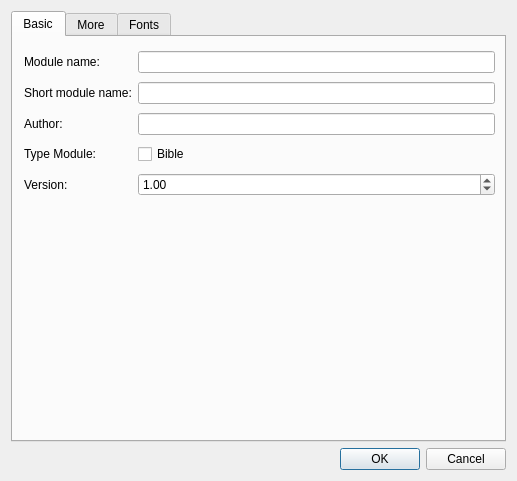
<?xml version="1.0" encoding="UTF-8"?>
<ui version="4.0">
 <class>ProjectProperty</class>
 <widget class="QDialog" name="ProjectProperty">
  <property name="windowModality">
   <enum>Qt::WindowModal</enum>
  </property>
  <property name="geometry">
   <rect>
    <x>0</x>
    <y>0</y>
    <width>517</width>
    <height>481</height>
   </rect>
  </property>
  <property name="windowTitle">
   <string>Project property</string>
  </property>
  <layout class="QGridLayout" name="gridLayout_2">
   <item row="1" column="0">
    <widget class="QDialogButtonBox" name="buttonBox">
     <property name="orientation">
      <enum>Qt::Horizontal</enum>
     </property>
     <property name="standardButtons">
      <set>QDialogButtonBox::Cancel|QDialogButtonBox::Ok</set>
     </property>
    </widget>
   </item>
   <item row="0" column="0">
    <widget class="QTabWidget" name="tabWidget">
     <property name="currentIndex">
      <number>0</number>
     </property>
     <widget class="QWidget" name="tabBasic">
      <attribute name="title">
       <string>Basic</string>
      </attribute>
      <widget class="QWidget" name="layoutWidget">
       <property name="geometry">
        <rect>
         <x>11</x>
         <y>11</y>
         <width>471</width>
         <height>151</height>
        </rect>
       </property>
       <layout class="QGridLayout" name="gridLayout_3">
        <item row="0" column="0">
         <widget class="QLabel" name="label_7">
          <property name="text">
           <string>Module name:</string>
          </property>
         </widget>
        </item>
        <item row="0" column="1">
         <widget class="QLineEdit" name="lineEditBibleName"/>
        </item>
        <item row="1" column="0">
         <widget class="QLabel" name="label_2">
          <property name="text">
           <string>Short module name:</string>
          </property>
         </widget>
        </item>
        <item row="1" column="1">
         <widget class="QLineEdit" name="lineEditBibleShortName">
          <property name="maxLength">
           <number>3</number>
          </property>
         </widget>
        </item>
        <item row="2" column="0">
         <widget class="QLabel" name="label_5">
          <property name="text">
           <string>Author:</string>
          </property>
         </widget>
        </item>
        <item row="2" column="1">
         <widget class="QLineEdit" name="lineEditCopyright"/>
        </item>
        <item row="3" column="0">
         <widget class="QLabel" name="label_6">
          <property name="text">
           <string>Type Module:</string>
          </property>
         </widget>
        </item>
        <item row="4" column="0">
         <widget class="QLabel" name="label_8">
          <property name="text">
           <string>Version:</string>
          </property>
         </widget>
        </item>
        <item row="4" column="1">
         <widget class="QDoubleSpinBox" name="doubleSpinBoxVersion">
          <property name="maximum">
           <double>150.000000000000000</double>
          </property>
          <property name="value">
           <double>1.000000000000000</double>
          </property>
         </widget>
        </item>
        <item row="3" column="1">
         <widget class="QCheckBox" name="checkBox">
          <property name="layoutDirection">
           <enum>Qt::LeftToRight</enum>
          </property>
          <property name="text">
           <string>Bible</string>
          </property>
         </widget>
        </item>
       </layout>
      </widget>
     </widget>
     <widget class="QWidget" name="tabMore">
      <attribute name="title">
       <string>More</string>
      </attribute>
      <widget class="QSplitter" name="splitter_10">
       <property name="geometry">
        <rect>
         <x>2</x>
         <y>8</y>
         <width>481</width>
         <height>381</height>
        </rect>
       </property>
       <property name="orientation">
        <enum>Qt::Vertical</enum>
       </property>
       <widget class="QWidget" name="layoutWidget">
        <layout class="QGridLayout" name="gridLayout">
         <item row="0" column="0">
          <widget class="QLabel" name="label">
           <property name="text">
            <string>В модуле есть:</string>
           </property>
          </widget>
         </item>
         <item row="0" column="1">
          <widget class="QCheckBox" name="checkBoxOldTestament">
           <property name="text">
            <string>Ветхий Завет</string>
           </property>
          </widget>
         </item>
         <item row="1" column="1">
          <widget class="QCheckBox" name="checkBoxNewTestament">
           <property name="text">
            <string>Новый Завет</string>
           </property>
          </widget>
         </item>
         <item row="2" column="1">
          <widget class="QCheckBox" name="checkBoxApocrypha">
           <property name="text">
            <string>Второканонические материалы</string>
           </property>
          </widget>
         </item>
         <item row="3" column="1">
          <widget class="QCheckBox" name="checkBoxChapterZero">
           <property name="text">
            <string>Нулевая глава</string>
           </property>
          </widget>
         </item>
         <item row="4" column="1">
          <layout class="QHBoxLayout" name="horizontalLayout_3">
           <item>
            <widget class="QCheckBox" name="checkBoxStrongNumber">
             <property name="layoutDirection">
              <enum>Qt::LeftToRight</enum>
             </property>
             <property name="text">
              <string>Номера Стронга</string>
             </property>
            </widget>
           </item>
           <item>
            <layout class="QHBoxLayout" name="horizontalLayout">
             <item>
              <widget class="QLineEdit" name="lineEditStrongDir"/>
             </item>
             <item>
              <widget class="QPushButton" name="pushButtonStrongDir">
               <property name="text">
                <string/>
               </property>
              </widget>
             </item>
            </layout>
           </item>
          </layout>
         </item>
         <item row="5" column="1">
          <layout class="QHBoxLayout" name="horizontalLayout_4">
           <item>
            <widget class="QCheckBox" name="checkBoxSound">
             <property name="text">
              <string>Звуки                </string>
             </property>
            </widget>
           </item>
           <item>
            <layout class="QHBoxLayout" name="horizontalLayout_2">
             <item>
              <widget class="QLineEdit" name="lineEditSoundDir"/>
             </item>
             <item>
              <widget class="QPushButton" name="pushButtonSoundDir">
               <property name="text">
                <string/>
               </property>
              </widget>
             </item>
            </layout>
           </item>
          </layout>
         </item>
         <item row="6" column="1">
          <widget class="QCheckBox" name="checkBoxNoForcedLineBreaks">
           <property name="text">
            <string>Разделение не на стихи, а на абзацы</string>
           </property>
          </widget>
         </item>
        </layout>
       </widget>
       <widget class="QWidget" name="layoutWidget">
        <layout class="QGridLayout" name="gridLayout_4">
         <item row="0" column="0">
          <widget class="QSplitter" name="splitter_7">
           <property name="orientation">
            <enum>Qt::Vertical</enum>
           </property>
           <widget class="QSplitter" name="splitter_6">
            <property name="orientation">
             <enum>Qt::Horizontal</enum>
            </property>
            <widget class="QCheckBox" name="checkBoxUseChapterHead">
             <property name="layoutDirection">
              <enum>Qt::LeftToRight</enum>
             </property>
             <property name="text">
              <string>Отображать заголовки</string>
             </property>
            </widget>
            <widget class="QCheckBox" name="checkBoxUseRightAlignment">
             <property name="text">
              <string>Правое выравнивание</string>
             </property>
            </widget>
           </widget>
           <widget class="QCheckBox" name="checkBoxEnglishPsalms">
            <property name="layoutDirection">
             <enum>Qt::LeftToRight</enum>
            </property>
            <property name="text">
             <string>Использовать английскую нумерацию  стихов</string>
            </property>
           </widget>
          </widget>
         </item>
         <item row="1" column="0">
          <widget class="QSplitter" name="splitter_9">
           <property name="orientation">
            <enum>Qt::Horizontal</enum>
           </property>
           <widget class="QLabel" name="label_10">
            <property name="text">
             <string>Привязка модуля к категориям:</string>
            </property>
           </widget>
           <widget class="QLineEdit" name="lineEditCategories"/>
          </widget>
         </item>
         <item row="2" column="0">
          <widget class="QSplitter" name="splitter_8">
           <property name="orientation">
            <enum>Qt::Horizontal</enum>
           </property>
           <widget class="QLabel" name="label_3">
            <property name="text">
             <string>Язык модуля:</string>
            </property>
           </widget>
           <widget class="QComboBox" name="comboBox">
            <item>
             <property name="text">
              <string>rus</string>
             </property>
            </item>
            <item>
             <property name="text">
              <string>eng</string>
             </property>
            </item>
            <item>
             <property name="text">
              <string>ukr</string>
             </property>
            </item>
           </widget>
          </widget>
         </item>
         <item row="3" column="0">
          <widget class="QSplitter" name="splitter">
           <property name="orientation">
            <enum>Qt::Horizontal</enum>
           </property>
           <widget class="QLabel" name="label_12">
            <property name="text">
             <string>Кодировка:</string>
            </property>
           </widget>
           <widget class="QLineEdit" name="lineEditDefaultEncoding">
            <property name="maximumSize">
             <size>
              <width>16777215</width>
              <height>25</height>
             </size>
            </property>
           </widget>
          </widget>
         </item>
        </layout>
       </widget>
      </widget>
     </widget>
     <widget class="QWidget" name="tab">
      <attribute name="title">
       <string>Fonts</string>
      </attribute>
      <widget class="QWidget" name="layoutWidget">
       <property name="geometry">
        <rect>
         <x>21</x>
         <y>10</y>
         <width>451</width>
         <height>151</height>
        </rect>
       </property>
       <layout class="QGridLayout" name="gridLayout_5">
        <item row="0" column="0">
         <widget class="QLabel" name="label_4">
          <property name="text">
           <string>Добавление шрифтов:</string>
          </property>
         </widget>
        </item>
        <item row="0" column="1">
         <widget class="QLineEdit" name="lineEditInstallFonts"/>
        </item>
        <item row="1" column="0">
         <widget class="QLabel" name="label_9">
          <property name="text">
           <string>Шрифт отображения книг:</string>
          </property>
         </widget>
        </item>
        <item row="1" column="1">
         <widget class="QLineEdit" name="lineEditDesiredFontName"/>
        </item>
        <item row="2" column="0">
         <widget class="QLabel" name="label_11">
          <property name="text">
           <string>Путь к нему:</string>
          </property>
         </widget>
        </item>
        <item row="2" column="1">
         <widget class="QLineEdit" name="lineEditDesiredFontPath"/>
        </item>
        <item row="3" column="0">
         <widget class="QLabel" name="label_13">
          <property name="text">
           <string>Шрифт отображения заголовков:</string>
          </property>
         </widget>
        </item>
        <item row="3" column="1">
         <widget class="QLineEdit" name="lineEditDesiredUIFont"/>
        </item>
       </layout>
      </widget>
     </widget>
    </widget>
   </item>
  </layout>
 </widget>
 <tabstops>
  <tabstop>buttonBox</tabstop>
 </tabstops>
 <resources/>
 <connections>
  <connection>
   <sender>buttonBox</sender>
   <signal>accepted()</signal>
   <receiver>ProjectProperty</receiver>
   <slot>accept()</slot>
   <hints>
    <hint type="sourcelabel">
     <x>248</x>
     <y>254</y>
    </hint>
    <hint type="destinationlabel">
     <x>157</x>
     <y>274</y>
    </hint>
   </hints>
  </connection>
  <connection>
   <sender>buttonBox</sender>
   <signal>rejected()</signal>
   <receiver>ProjectProperty</receiver>
   <slot>reject()</slot>
   <hints>
    <hint type="sourcelabel">
     <x>316</x>
     <y>260</y>
    </hint>
    <hint type="destinationlabel">
     <x>286</x>
     <y>274</y>
    </hint>
   </hints>
  </connection>
 </connections>
</ui>
